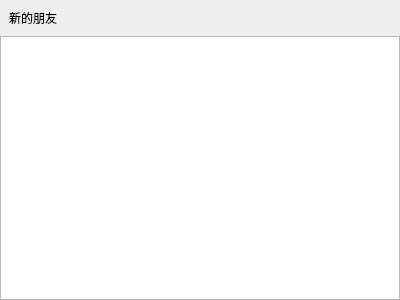
<?xml version="1.0" encoding="UTF-8"?>
<ui version="4.0">
 <class>ApplyFriendPage</class>
 <widget class="QWidget" name="ApplyFriendPage">
  <property name="geometry">
   <rect>
    <x>0</x>
    <y>0</y>
    <width>400</width>
    <height>300</height>
   </rect>
  </property>
  <property name="windowTitle">
   <string>Form</string>
  </property>
  <layout class="QVBoxLayout" name="verticalLayout">
   <property name="spacing">
    <number>0</number>
   </property>
   <property name="leftMargin">
    <number>0</number>
   </property>
   <property name="topMargin">
    <number>0</number>
   </property>
   <property name="rightMargin">
    <number>0</number>
   </property>
   <property name="bottomMargin">
    <number>0</number>
   </property>
   <item>
    <widget class="QWidget" name="friend_apply_wid" native="true">
     <property name="maximumSize">
      <size>
       <width>16777215</width>
       <height>40</height>
      </size>
     </property>
     <layout class="QHBoxLayout" name="horizontalLayout">
      <item>
       <widget class="QLabel" name="friend_apply_lb">
        <property name="minimumSize">
         <size>
          <width>50</width>
          <height>0</height>
         </size>
        </property>
        <property name="text">
         <string>新的朋友</string>
        </property>
       </widget>
      </item>
      <item>
       <spacer name="horizontalSpacer">
        <property name="orientation">
         <enum>Qt::Orientation::Horizontal</enum>
        </property>
        <property name="sizeHint" stdset="0">
         <size>
          <width>308</width>
          <height>15</height>
         </size>
        </property>
       </spacer>
      </item>
     </layout>
    </widget>
   </item>
   <item>
    <widget class="QWidget" name="widget_2" native="true">
     <layout class="QVBoxLayout" name="verticalLayout_2">
      <property name="leftMargin">
       <number>0</number>
      </property>
      <property name="topMargin">
       <number>0</number>
      </property>
      <property name="rightMargin">
       <number>0</number>
      </property>
      <property name="bottomMargin">
       <number>0</number>
      </property>
      <item>
       <widget class="ApplyFriendList" name="apply_friend_list"/>
      </item>
     </layout>
    </widget>
   </item>
  </layout>
 </widget>
 <customwidgets>
  <customwidget>
   <class>ApplyFriendList</class>
   <extends>QListWidget</extends>
   <header>applyfriendlist.h</header>
  </customwidget>
 </customwidgets>
 <resources/>
 <connections/>
</ui>
